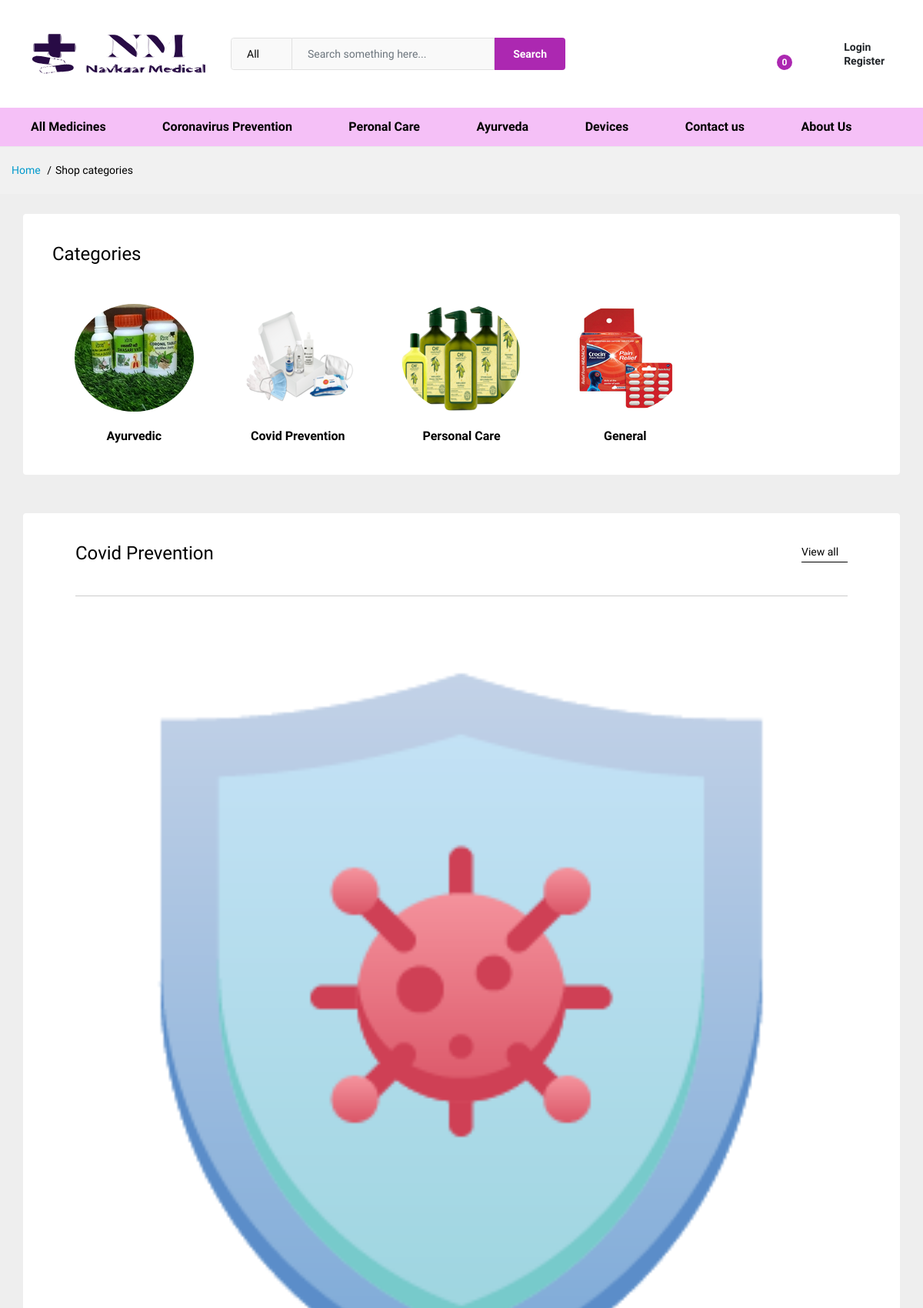
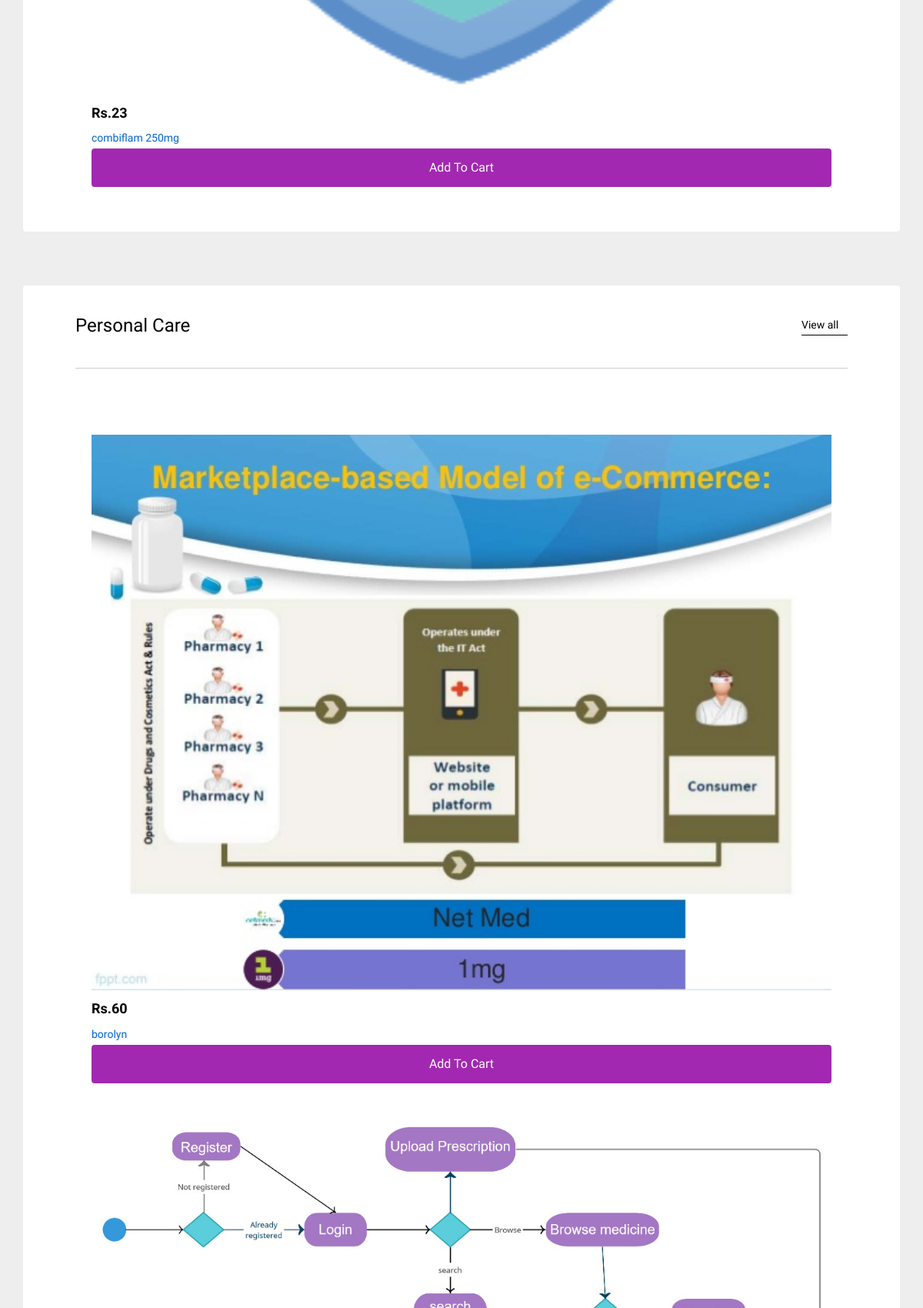
The page /categories (upper part) on the database its author committed (2 pictures, top to bottom).
### main/models.py (models this page shows, shortened)
class product_category(models.Model):
    cat_name=models.CharField(max_length=20)
    cat_description=models.CharField(max_length=100, default="Null")
    cat_pic = models.ImageField(default='categories/test12.jpg',null=True,blank=True ,upload_to = 'categories')

class product(models.Model):
    medicinename=models.CharField(max_length=40)
    productdescription=models.TextField(default="NULL",null=True)
    keyingr=models.TextField(default="NULL",null=True)
    cat_id=models.ForeignKey(product_category, on_delete=models.CASCADE)
    prescriptiontype = (('T','True'),('F','False'))
    productpic = models.ImageField(null=True,blank=True ,upload_to = 'products')
    prescriptionreq = models.TextField(max_length=50, choices = prescriptiontype ,blank=True)
    mrp=models.IntegerField()
    medquantity=models.IntegerField()
    meduses=models.TextField(max_length=80, null=True, default="NULL")
    safetyinfo=models.TextField(default="NULL",null=True)
    brand=models.CharField(max_length=100,null=True ,default="NULL")
    manufracturer=models.CharField(max_length=100 ,default="NULL", null=True)
    def __str__(self):
        return self.medicinename

### main/views.py (the view)
# urls.py: path("categories",views.categories, name = 'categories'),
def categories(request):
    cat = product_category.objects.all()
    products1=filtering_out_data_category_wise()
    print(products1)
    cart_product = [p for p in cart.objects.all() if p.cus_id == request.user]
    totalpurchased = len(cart_product)
    context={'cat':cat,'products1':products1,'totalpurchased':totalpurchased}
    return render(request,'main/shop-categories.html',context)

### main/views.py (called while the page is built)
def filtering_out_data_category_wise():
    data = product.objects.all()
    proid = product_category.objects.all()
    liproname = []
    mydict = {}
    for i in proid:
        liproname.append(i.cat_name)
    for j in liproname:
        temp = []
        for k in data:
            if(k.cat_id.cat_name==j):
                temp.append(k)
        mydict[j] = temp
    print(mydict)
    return mydict

### main/templates/main/shop-categories.html (shortened to what this page needs)
{% extends "main/test.html" %}
{% load static %}
{% block mainblock %}
    <div class="ps-breadcrumb">
        <div class="container">
            <ul class="breadcrumb">
                <li><a href="index.html">Home</a></li>
                <li>Shop categories</li>
            </ul>
        </div>
    </div>
    <div id="homepage-medicine">
        <main class="ps-main--medicine">
            <div class="ps-container">
                <section class="ps-medicine-brands-and-testimonial">
                    <div class="row">
                        <div class="col-lg-12 col-12">
                            <section class="ps-medicine--section ps-medicine-brands">
                                <div class="ps-section__header">
                                    <h3>Categories </h3>
                                </div>
                                <div class="ps-section__content">
                                    {% for i in cat %}
                                        <div class="ps-section__column">
                                            <article class="ps-block--medicine-brand"><a href="#"><img src="{{ i.cat_pic.url }}" alt=""></a>
                                                <div class="ps-block__content"><a href="#"> {{ i.cat_name }} </a></div>
                                            </article>
                                        </div>
                                    {% endfor %}
                                </div>
                            </section>
                        </div>
                    </div>
                </section>
                {% for key,value in products1.items %}
                {% if value %}
                <section class="ps-medicine--section ps-deal-of-day">
                    <div class="ps-container">
                        <div class="ps-section__header">
                            <div class="ps-block--countdown-deal">
                                <div class="ps-block__left">
                                    <h3>{{ key }}</h3>
                                </div>
                            </div><a href="{% url 'category' forloop.counter %}">View all</a>
                        </div>
                        <div class="ps-section__content">
                            <div class="ps-carousel--nav owl-slider" data-owl-auto="false" data-owl-loop="false" data-owl-speed="10000" data-owl-gap="30" data-owl-nav="true" data-owl-dots="true" data-owl-item="6" data-owl-item-xs="2" data-owl-item-sm="3" data-owl-item-md="4" data-owl-item-lg="5" data-owl-item-xl="6" data-owl-duration="1000" data-owl-mousedrag="on">
                                {% for j in value %}
                                <div class="ps-product ps-product--medicine">
                                    <div class="ps-product__thumbnail"><a href="{% url 'product_details' j.id %}"><img src="{{ j.productpic.url }}" alt=""></a>
                                    </div>
                                    <div class="ps-product__container">
                                        <p class="ps-product__price sale">Rs.{{ j.mrp }}
                                        </p>
                                        <div class="ps-product__content"><a class="ps-product__title" href="{% url 'product_details' j.id %}">{{ j.medicinename }}</a>
                                        </div>
                                        {% if request.user.is_authenticated %}
                                        <div class="ps-product__add-to-cart"><button class="ps-btn ps-btn--fullwidth itee" pid={{j.id}} id = {{j.id}}>Add To Cart</button></div>
                                        {% else %}
                                        <div class="ps-product__add-to-cart"><a class="ps-btn ps-btn--fullwidth itee" pid={{j.id}} href="{% url 'login' %}">Add To Cart</a></div>
                                        {% endif %}
                                    </div>
                                </div>
                                {% endfor %}
                            </div>
                        </div>
                    </div>
                </section>
                {% endif %}
                {% endfor %}
            </div>
        </main>
    {% endblock mainblock %}

### static/css/medicine.css (style rules this page uses)
#homepage-medicine .ps-medicine--section { padding: 20px; border-radius: 4px; background-color: #fff; }
#homepage-medicine .ps-medicine--section .ps-section__header { padding-bottom: 30px; }
#homepage-medicine .ps-medicine--section .ps-section__header h3 { font-weight: 400; }
@media screen and (min-width: 480px) { #homepage-medicine .ps-medicine--section .ps-section__header { display: flex; justify-content: space-between; align-items: center; padding-bottom: 30px; } }
@media screen and (min-width: 480px) { #homepage-medicine .ps-medicine--section .ps-section__header h3 { font-weight: 400; } }
@media screen and (min-width: 1200px) { #homepage-medicine .ps-medicine--section { padding: 38px; } }
@media screen and (min-width: 1200px) { #homepage-medicine .ps-medicine--section .ps-section__header { padding-bottom: 40px; } }
#homepage-medicine .ps-medicine-brands .ps-block--medicine-brand { margin-bottom: 50px; }
#homepage-medicine .ps-medicine-brands .ps-section__content { display: flex; flex-flow: row wrap; margin-bottom: -50px; }
#homepage-medicine .ps-medicine-brands .ps-section__content > * { flex-basis: 100%; max-width: 50%; }
@media screen and (min-width: 768px) { #homepage-medicine .ps-medicine-brands .ps-section__content > * { max-width: 33.33333%; } }
@media screen and (min-width: 992px) { #homepage-medicine .ps-medicine-brands .ps-section__content > * { max-width: 20%; } }
#homepage-medicine .ps-deal-of-day { margin-bottom: 40px; }
#homepage-medicine .ps-deal-of-day .ps-product .ps-product__price { color: black; font-size: 18px; font-weight: 600; }
@media screen and (min-width: 1200px) { #homepage-medicine .ps-deal-of-day { margin-bottom: 70px; } }
#homepage-medicine .ps-medicine-brands, #homepage-medicine .ps-medicine-testimonials { height: 100%; }
#homepage-medicine .ps-medicine-brands-and-testimonial { margin-bottom: 50px; }
#homepage-medicine .ps-main--medicine { padding: 26px 0; background-color: #eee; }

### rows shown on the page
product_category: cat_pic (picture), cat_name "Ayurvedic"
product_category: cat_pic (picture), cat_name "Covid Prevention"
product_category: cat_pic (picture), cat_name "Personal Care"
product_category: cat_pic (picture), cat_name "General"
product: cat_name "Covid Prevention", productpic (picture), mrp "23", medicinename "combiflam 250mg"
product: cat_name "Personal Care", productpic (picture), mrp "60", medicinename "borolyn"
product: productpic (picture)

### other values the page prints
{{ totalpurchased }} "0"
